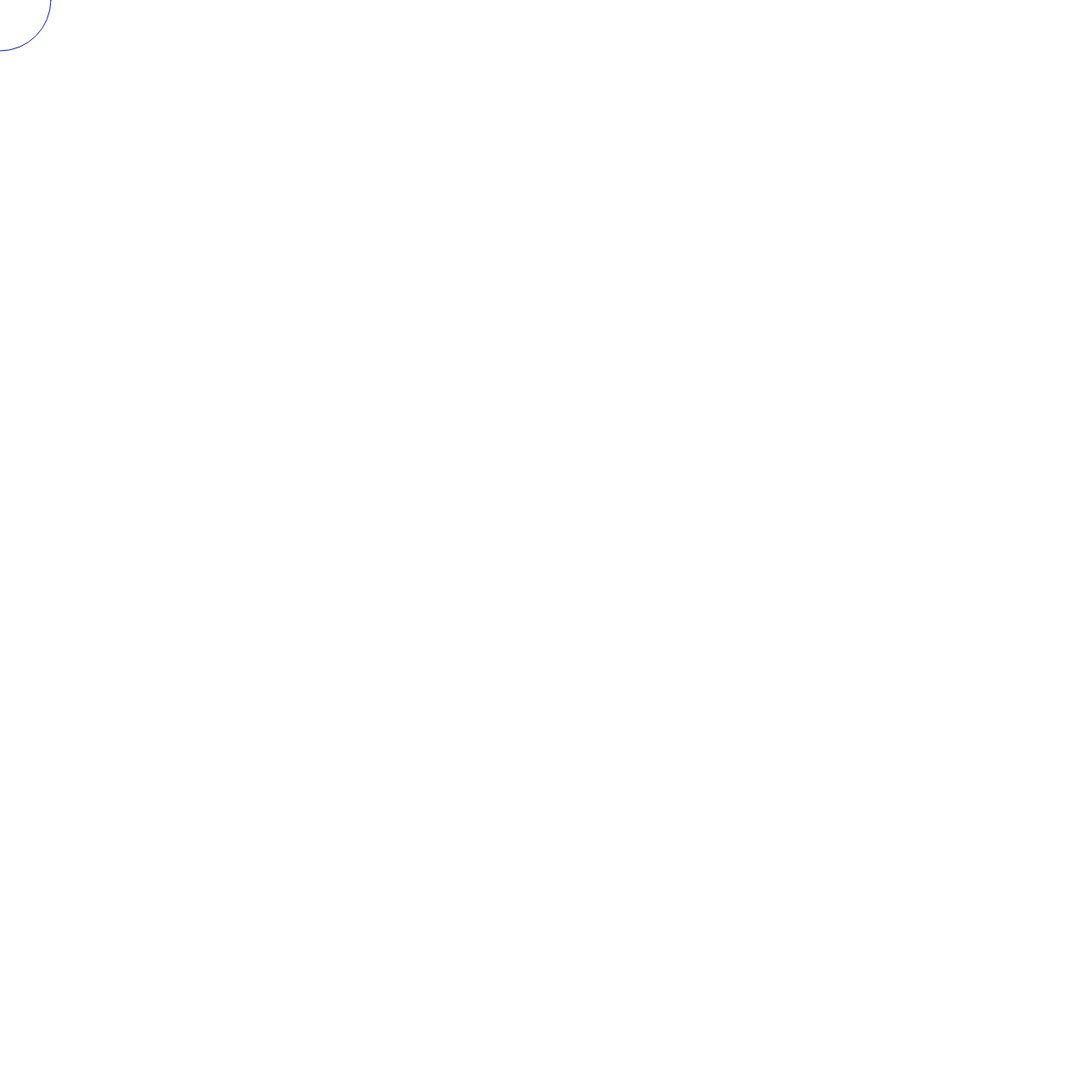
Frame 1 (no input)
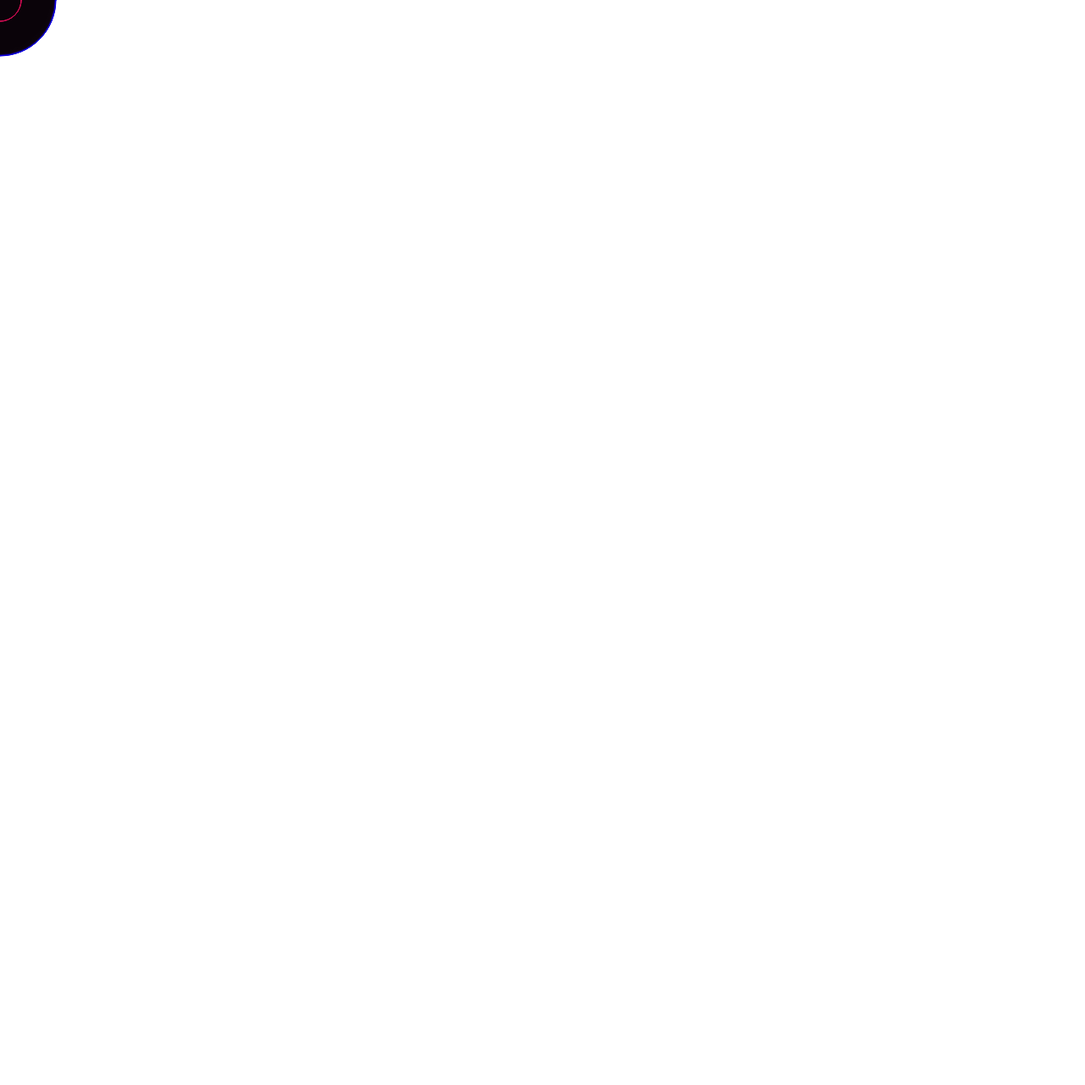
Frame 60 (no input)
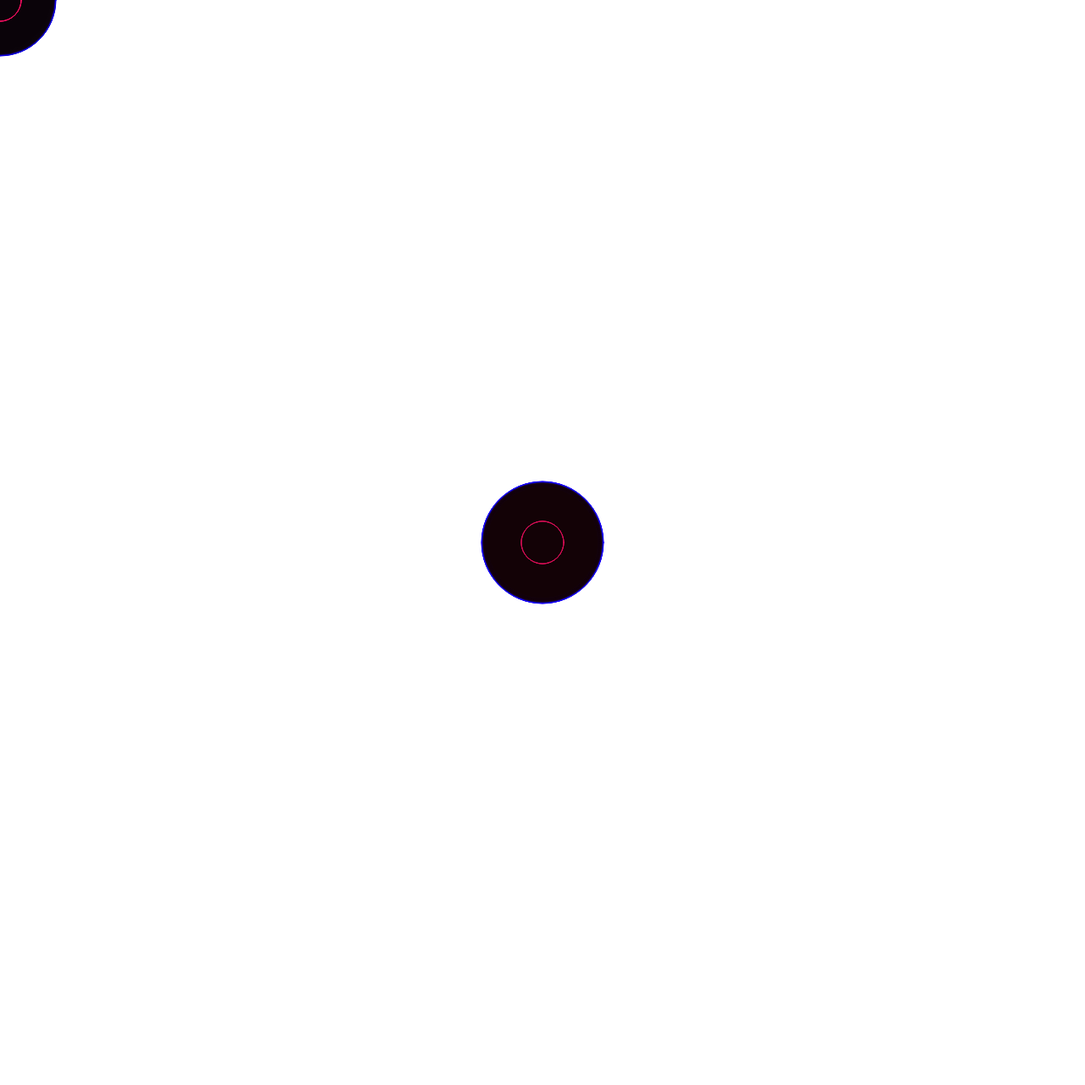
Frame 120 (the mouse pressed at the canvas centre since frame 60)

The p5.js sketch that drew these frames (run headless with seeded random() and noise() and a simulated clock; from frame 60 on, the mouse is pressed at the canvas centre):

// p5.js sketch
// ── sketch.js
function setup () {
	createCanvas(1280, 1280);
	mySize = 300;
	mySizee = 120;
	myRed = 10;
	myGreen = 25;
	myBlue = 200;
	mySize = 100;

}

function draw() {

	//background (0);
	
	ellipse(pmouseX, pmouseY, 50, 50);
	stroke(myRed, myGreen, myBlue);

	ellipse(mouseX, mouseY, mySizee, mySizee);
	stroke(255, 15, 100);

	fill(myRed, myGreen, 10, 40);
	mySize = mySize -1;
	myRed = myRed +0.1;
	myBlue = myBlue +0.5;
	myGreen = myGreen -0.5;
	mySizee = + mySizee +0.2;
}
